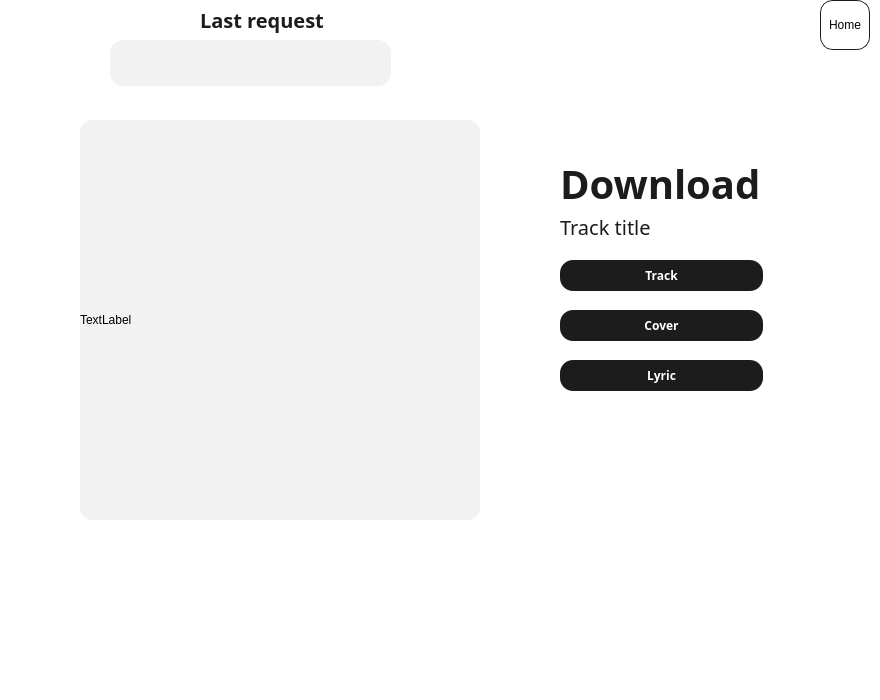
<?xml version="1.0" encoding="UTF-8"?>
<ui version="4.0">
 <class>MainWindow</class>
 <widget class="QMainWindow" name="MainWindow">
  <property name="geometry">
   <rect>
    <x>0</x>
    <y>0</y>
    <width>880</width>
    <height>700</height>
   </rect>
  </property>
  <property name="windowTitle">
   <string>MainWindow</string>
  </property>
  <property name="styleSheet">
   <string notr="true">border-radius: 54px;
background: #FFF;</string>
  </property>
  <widget class="QWidget" name="centralwidget">
   <widget class="QPushButton" name="Home">
    <property name="geometry">
     <rect>
      <x>820</x>
      <y>0</y>
      <width>50</width>
      <height>50</height>
     </rect>
    </property>
    <property name="cursor">
     <cursorShape>PointingHandCursor</cursorShape>
    </property>
    <property name="styleSheet">
     <string notr="true">border-radius: 13px;
border: 1px solid #1C1C1C;</string>
    </property>
    <property name="text">
     <string>Home</string>
    </property>
   </widget>
   <widget class="QLineEdit" name="find_string">
    <property name="geometry">
     <rect>
      <x>110</x>
      <y>40</y>
      <width>281</width>
      <height>46</height>
     </rect>
    </property>
    <property name="font">
     <font>
      <pointsize>20</pointsize>
     </font>
    </property>
    <property name="styleSheet">
     <string notr="true">border-radius: 13px;
background: #F2F2F2;</string>
    </property>
   </widget>
   <widget class="QLabel" name="label">
    <property name="geometry">
     <rect>
      <x>200</x>
      <y>-1</y>
      <width>131</width>
      <height>41</height>
     </rect>
    </property>
    <property name="styleSheet">
     <string notr="true">color: #1C1C1C;
leading-trim: both;
text-edge: cap;
font-family: Smooch Sans;
font-size: 20px;
font-style: normal;
font-weight: 700;
line-height: normal;</string>
    </property>
    <property name="text">
     <string>Last request</string>
    </property>
   </widget>
   <widget class="QPushButton" name="Track">
    <property name="geometry">
     <rect>
      <x>560</x>
      <y>260</y>
      <width>203</width>
      <height>31</height>
     </rect>
    </property>
    <property name="cursor">
     <cursorShape>PointingHandCursor</cursorShape>
    </property>
    <property name="styleSheet">
     <string notr="true">border-radius: 13px;
background: #1C1C1C;
color: #FFF;
font-family: Poppins;
font-size: 12px;
font-style: normal;
font-weight: 700;
line-height: normal;</string>
    </property>
    <property name="text">
     <string>Track</string>
    </property>
   </widget>
   <widget class="QPushButton" name="Cover">
    <property name="geometry">
     <rect>
      <x>560</x>
      <y>310</y>
      <width>203</width>
      <height>31</height>
     </rect>
    </property>
    <property name="cursor">
     <cursorShape>PointingHandCursor</cursorShape>
    </property>
    <property name="styleSheet">
     <string notr="true">border-radius: 13px;
background: #1C1C1C;
color: #FFF;
font-family: Poppins;
font-size: 12px;
font-style: normal;
font-weight: 700;
line-height: normal;</string>
    </property>
    <property name="text">
     <string>Cover</string>
    </property>
   </widget>
   <widget class="QPushButton" name="Lyric">
    <property name="geometry">
     <rect>
      <x>560</x>
      <y>360</y>
      <width>203</width>
      <height>31</height>
     </rect>
    </property>
    <property name="cursor">
     <cursorShape>PointingHandCursor</cursorShape>
    </property>
    <property name="styleSheet">
     <string notr="true">border-radius: 13px;
background: #1C1C1C;
color: #FFF;
font-family: Poppins;
font-size: 12px;
font-style: normal;
font-weight: 700;
line-height: normal;</string>
    </property>
    <property name="text">
     <string>Lyric</string>
    </property>
   </widget>
   <widget class="QLabel" name="Cover_image">
    <property name="geometry">
     <rect>
      <x>80</x>
      <y>120</y>
      <width>400</width>
      <height>400</height>
     </rect>
    </property>
    <property name="styleSheet">
     <string notr="true">border-radius: 13px;
background: #F2F2F2;</string>
    </property>
    <property name="text">
     <string>TextLabel</string>
    </property>
   </widget>
   <widget class="QWidget" name="layoutWidget">
    <property name="geometry">
     <rect>
      <x>560</x>
      <y>160</y>
      <width>205</width>
      <height>81</height>
     </rect>
    </property>
    <layout class="QVBoxLayout" name="verticalLayout">
     <item>
      <widget class="QLabel" name="label_2">
       <property name="font">
        <font>
         <family>Smooch Sans</family>
         <pointsize>-1</pointsize>
         <weight>87</weight>
         <italic>false</italic>
         <bold>true</bold>
        </font>
       </property>
       <property name="styleSheet">
        <string notr="true">color: #1C1C1C;
leading-trim: both;
text-edge: cap;
font-family: Smooch Sans;
font-size: 40px;
font-style: normal;
font-weight: 700;
line-height: normal;</string>
       </property>
       <property name="text">
        <string>Download</string>
       </property>
      </widget>
     </item>
     <item>
      <widget class="QLabel" name="Title">
       <property name="font">
        <font>
         <family>Poppins</family>
         <pointsize>-1</pointsize>
         <weight>50</weight>
         <italic>false</italic>
         <bold>false</bold>
        </font>
       </property>
       <property name="styleSheet">
        <string notr="true">color: #1C1C1C;
font-family: Poppins;
font-size: 20px;
font-style: normal;
font-weight: 400;
line-height: normal;</string>
       </property>
       <property name="text">
        <string>Track title</string>
       </property>
      </widget>
     </item>
    </layout>
   </widget>
  </widget>
  <widget class="QMenuBar" name="menubar">
   <property name="geometry">
    <rect>
     <x>0</x>
     <y>0</y>
     <width>880</width>
     <height>26</height>
    </rect>
   </property>
  </widget>
  <widget class="QStatusBar" name="statusbar"/>
 </widget>
 <resources/>
 <connections/>
</ui>
